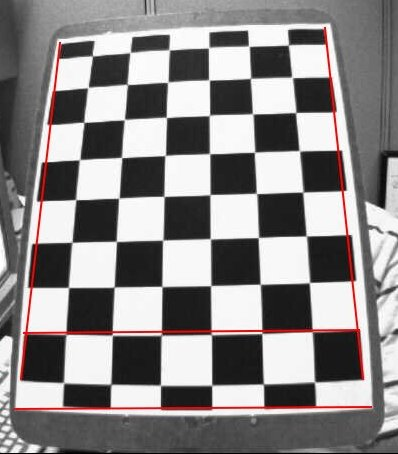
#> input picture odd-code-snippets/calib_radial.jpg, 398 x 454 px, given in place of the camera
$ python filter_red.py
#> lines starting #> are read from the running program, lines starting #| are printed output that depends on the picture; after the words box and inside, x2 and y2 are one past the last pixel; in counts of white or black regions, pixels touching at a corner belong together
import cv2
import numpy as np

cap = cv2.VideoCapture(0)

while(1):

    # Take each frame
    _, frame = cap.read()
#> frame is the input picture: shape (454, 398, 3); mean B, G, R 135.6, 135.6, 139

    # Convert BGR to HSV
    hsv = cv2.cvtColor(frame, cv2.COLOR_BGR2HSV)
#> hsv: shape (454, 398, 3); mean H, S, V 15.1, 8, 139.3

    # define range of blue color in HSV
    lower_blue = np.array([-10,30,120])
    upper_blue = np.array([10,255,255])

    # Threshold the HSV image to get only blue colors
    mask = cv2.inRange(hsv, lower_blue, upper_blue)
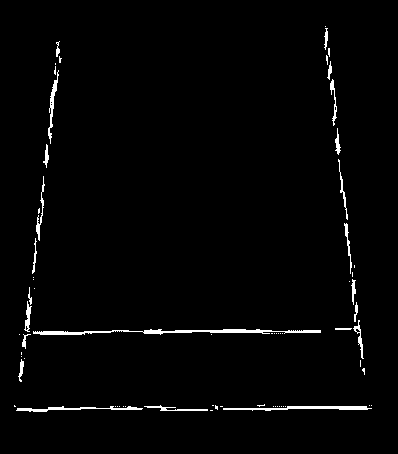
#> mask: shape (454, 398); 1.8% white; 69 white regions (46 under 20 px), largest, box (x1, y1, x2, y2) and area: (33, 329, 321, 335) 792, (223, 406, 372, 411) 410, (16, 406, 143, 412) 307
    kernel = np.ones((2,2),np.uint8)
    mask = cv2.erode(mask, kernel, iterations=1)
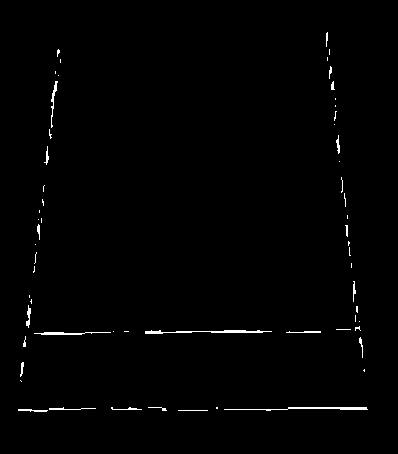
#> mask: shape (454, 398); 0.91% white in thin lines or dots, all inside (x1, y1, x2, y2) = (18, 32, 368, 412)

    # Bitwise-AND mask and original image
    res = cv2.bitwise_and(frame,frame, mask= mask)

    #cv2.imshow('frame',frame)
    #cv2.imshow('mask',mask)
    cv2.imshow('res',res)
    k = cv2.waitKey(5) & 0xFF
#> (key Esc is pressed here)
    if k == 27:
        break

cv2.destroyAllWindows()
